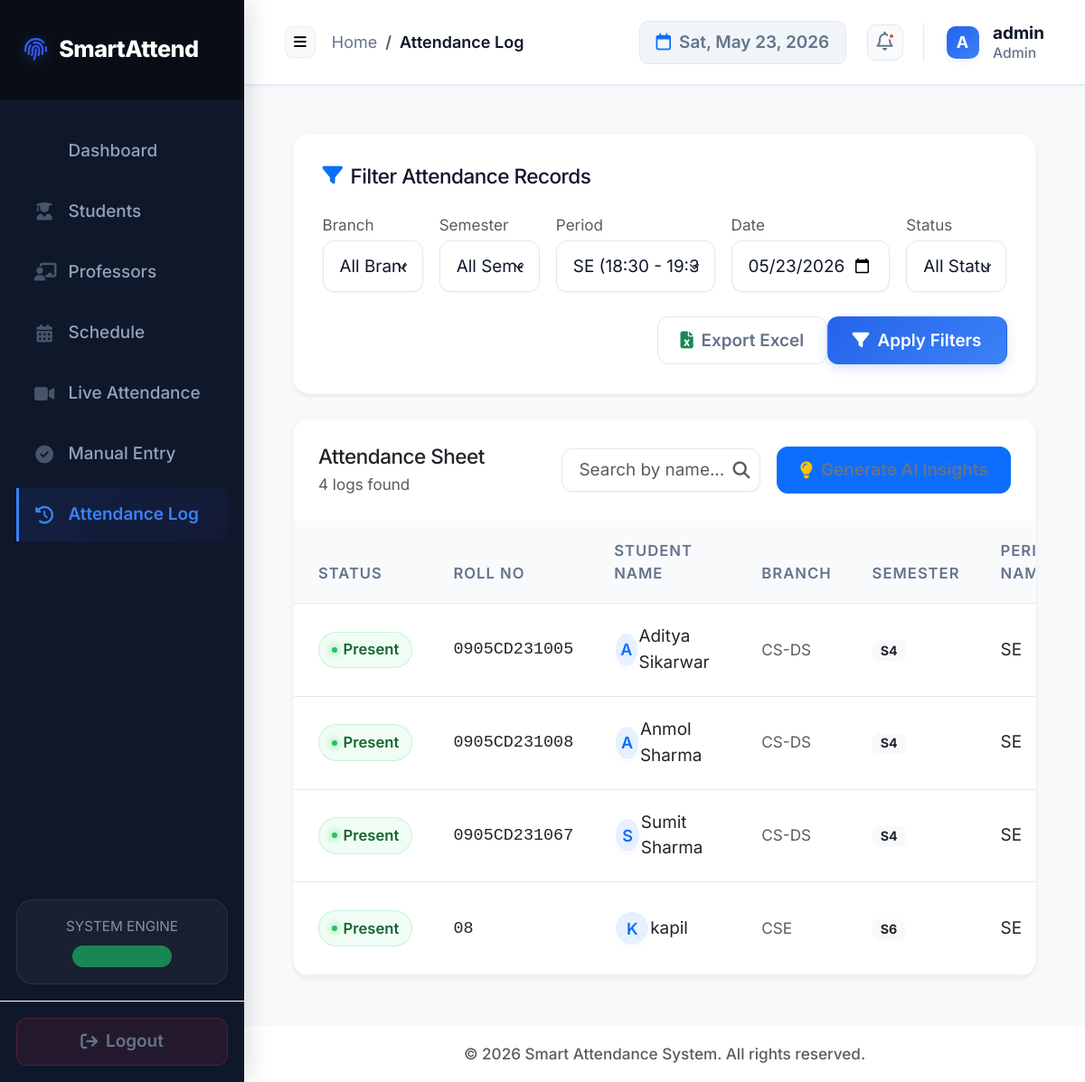
/log?period_id=1 (signed in), run on the app's committed database.
### tables this page shows
CREATE TABLE attendance_logs (
        log_id INTEGER PRIMARY KEY AUTOINCREMENT,
        student_roll_no TEXT NOT NULL,
        student_name TEXT,
        period_name TEXT NOT NULL,
        prof_name TEXT,
        timestamp DATETIME DEFAULT CURRENT_TIMESTAMP,
        FOREIGN KEY (student_roll_no) REFERENCES students (roll_no)
    );

CREATE TABLE students (
        roll_no TEXT PRIMARY KEY,
        name TEXT NOT NULL,
        branch TEXT,
        semester INTEGER,
        admission_year INTEGER,
        subject TEXT,
        face_encoding BLOB
    , gender TEXT, age INTEGER);

### app/attendance/routes.py (the view)
@attendance_bp.route('/log', methods=['GET'])
@login_required
@role_required(roles=['admin', 'professor'])
def view_attendance_log():
    filter_branch = request.args.get('branch')
    filter_semester = request.args.get('semester')
    filter_period_id = request.args.get('period_id')
    filter_date_str = request.args.get('date')
    filter_status = request.args.get('status', 'all')
    current_filters = {
        'branch': filter_branch,
        'semester': filter_semester,
        'period_id': filter_period_id,
        'date': filter_date_str,
        'status': filter_status
    }
    log_entries = get_attendance_data_for_display(current_filters)
    conn = get_db()
    available_branches = get_distinct_from_db('branch', 'students')
    available_semesters = get_distinct_from_db('semester', 'students')
    schedule_periods = conn.execute(
        "SELECT period_id, period_name, start_time, end_time FROM schedule ORDER BY period_name"
    ).fetchall()
    return render_template(
        'attendance/log.html',
        logs=log_entries,
        schedule_periods=schedule_periods,
        available_branches=available_branches,
        available_semesters=available_semesters,
        filters=current_filters
    )

### app/auth/routes.py (called while the page is built, shortened)
def login_required(f):
    @wraps(f)
    def decorated_function(*args, **kwargs):
        if 'logged_in' not in session or not session['logged_in']:
            flash('Please log in to access this page.', 'warning')
            return redirect(url_for('auth.login'))
        return f(*args, **kwargs)
    return decorated_function

def role_required(roles):
    def decorator(f):
        @wraps(f)
        def decorated_function(*args, **kwargs):
            if 'logged_in' not in session or not session['logged_in']:
                flash('Please log in to access this page.', 'warning')
                return redirect(url_for('auth.login'))
            return f(*args, **kwargs)
        return decorated_function
    return decorator

### app/extensions.py (called while the page is built)
def db_connect():
    conn = sqlite3.connect(config.DB_FILE, timeout=10)
    conn.row_factory = sqlite3.Row
    return conn

def get_db():
    db = getattr(g, '_database', None)
    if db is None:
        db = g._database = sqlite3.connect(config.DB_FILE, timeout=10)
        db.row_factory = sqlite3.Row
    return db

def close_connection(exception):
    db = getattr(g, '_database', None)
    if db is not None:
        db.close()

def get_distinct_from_db(column_name, table_name='students'):
    try:
        with db_connect() as conn:
            cursor = conn.cursor()
            if column_name in ['semester', 'admission_year']:
                query = f"SELECT DISTINCT {column_name} FROM {table_name} WHERE {column_name} IS NOT NULL ORDER BY CAST({column_name} AS INTEGER)"
            else:
                query = f"SELECT DISTINCT {column_name} FROM {table_name} WHERE {column_name} IS NOT NULL ORDER BY {column_name}"
            cursor.execute(query)
            return [item[0] for item in cursor.fetchall()]
    except sqlite3.OperationalError as e:
        print(f"DB Error fetching distinct {column_name} from {table_name}: {e}.")
        return []
    except Exception as e:
        print(f"Unexpected error fetching distinct {column_name} from {table_name}: {e}")
        return []

### app/templates/attendance/log.html (shortened to what this page needs)
{% extends "layout.html" %}
{% block breadcrumb %}Attendance Log{% endblock %}
{% block content %}
<div class="container-fluid px-0">
    <div class="saas-card mb-4 shadow-sm border border-light">
        <h4 class="h5 mb-4 font-weight-bold d-flex align-items-center">
            <i class="fas fa-filter text-primary me-2"></i> Filter Attendance Records
        </h4>
        <form method="GET" action="{{ url_for('attendance.view_attendance_log') }}">
            <div class="row g-3">
                <div class="col-md-6 col-lg-2.4 col-xl-2">
                    <label for="branch" class="form-label small font-weight-bold text-muted mb-1">Branch</label>
                    <select name="branch" id="branch" class="form-select saas-select">
                        <option value="all">All Branches</option>
                    </select>
                </div>
                <div class="col-md-6 col-lg-2.4 col-xl-2">
                    <label for="semester" class="form-label small font-weight-bold text-muted mb-1">Semester</label>
                    <select name="semester" id="semester" class="form-select saas-select">
                        <option value="all">All Semesters</option>
                    </select>
                </div>
                <div class="col-md-6 col-lg-2.4 col-xl-3">
                    <label for="period_id" class="form-label small font-weight-bold text-muted mb-1">Period</label>
                    <select name="period_id" id="period_id" class="form-select saas-select">
                        {% for p in schedule_periods %}
                            <option value="{{ p.period_id }}" {% if filters.period_id|string == p.period_id|string %}selected{% endif %}>{{ p.period_name }} ({{ p.start_time }} - {{ p.end_time }})</option>
                        {% endfor %}
                    </select>
                </div>
                <div class="col-md-6 col-lg-2.4 col-xl-3">
                    <label for="date" class="form-label small font-weight-bold text-muted mb-1">Date</label>
                    <input type="date" name="date" id="date" class="form-control saas-input" value="{{ filters.date }}">
                </div>
                <div class="col-md-6 col-lg-2.4 col-xl-2">
                    <label for="status" class="form-label small font-weight-bold text-muted mb-1">Status</label>
                    <select name="status" id="status" class="form-select saas-select">
                        <option value="all" {% if filters.status == 'all' %}selected{% endif %}>All Statuses</option>
                    </select>
                </div>
            </div>
            <div class="d-flex justify-content-end gap-2.5 mt-4">
                <a href="{{ url_for('attendance.export_attendance', branch=filters.branch, semester=filters.semester, period_id=filters.period_id, date=filters.date, status=filters.status) }}" class="btn btn-saas btn-saas-outline d-flex align-items-center gap-2">
                    <i class="fas fa-file-excel text-success"></i> Export Excel
                </a>
                <button type="submit" class="btn btn-saas btn-saas-primary glow-primary d-flex align-items-center gap-2 px-4">
                    <i class="fas fa-filter"></i> Apply Filters
                </button>
            </div>
        </form>
    </div>
    <div class="saas-card p-0 overflow-hidden shadow-sm border border-light" style="border-radius: 18px;">
        <div class="p-4 border-bottom border-light d-flex flex-wrap align-items-center justify-content-between gap-3 bg-white">
            <div>
                <h4 class="h5 mb-1 font-weight-bold text-dark">Attendance Sheet</h4>
                <span class="text-muted small font-weight-semibold">{{ logs|length }} logs found</span>
            </div>
            <div class="d-flex align-items-center gap-3">
                <div class="position-relative" style="width: 220px;">
                    <input type="text" id="logsSearchInput" class="form-control saas-input py-2 px-3" placeholder="Search by name..." style="font-size: 1.05rem;">
                    <i class="fas fa-search position-absolute text-muted" style="right: 12px; top: 50%; transform: translateY(-50%); font-size: 1.05rem;"></i>
                </div>
                <button id="generate-insights-btn" class="btn btn-saas btn-saas-outline d-flex align-items-center gap-2 text-primary border-primary bg-primary bg-opacity-5">
                    <i class="fas fa-lightbulb text-warning"></i> Generate AI Insights
                </button>
            </div>
        </div>
        <div class="table-responsive">
            <table class="table saas-table table-hover align-middle mb-0" id="logsTable">
                <thead>
                    <tr>
                        <th style="padding-left: 1.5rem;">Status</th>
                        <th>Roll No</th>
                        <th>Student Name</th>
                        <th>Branch</th>
                        <th>Semester</th>
                        <th>Period Name</th>
                    </tr>
                </thead>
                <tbody>
                    {% for log in logs %}
                    <tr class="log-row">
                        <td style="padding-left: 1.5rem;">
                            <span class="badge-pill {% if log.status == 'Present' %}badge-present{% else %}badge-absent{% endif %}">
                                <span class="status-indicator-dot"></span>
                                {{ log.status }}
                            </span>
                        </td>
                        <td class="font-monospace font-weight-bold text-dark" style="font-size: 1.025rem;">{{ log.student_roll_no }}</td>
                        <td>
                            <div class="d-flex align-items-center">
                                <div class="avatar-initials bg-primary bg-opacity-10 text-primary rounded-circle me-2.5 d-flex align-items-center justify-content-center" style="width: 40px; height: 40px; font-size: 1rem; font-weight: 600;">
                                    {{ log.student_name[0]|upper }}
                                </div>
                                <span class="font-weight-bold text-dark log-student-name">{{ log.student_name }}</span>
                            </div>
                        </td>
                        <td>
                             <span class="text-uppercase text-muted font-weight-bold" style="font-size: 0.95rem;">{{ log.student_branch if log.student_branch else 'N/A' }}</span>
                        </td>
                        <td>
                            <span class="badge bg-light text-dark px-2.5 py-1 font-weight-semibold">S{{ log.student_semester if log.student_semester else 'N/A' }}</span>
                        </td>
                        <td>
                            <span class="font-weight-semibold text-dark">{{ log.period_name }}</span>
                        </td>
                    </tr>
                    {% endfor %}
                </tbody>
            </table>
        </div>
    </div>
</div>
{% endblock %}

### static/style.css (style rules this page uses)
:root { --primary: #2563eb; --primary-light: #eff6ff; --primary-gradient: linear-gradient(135deg, #2563eb, #3b82f6); --accent: #4f46e5; --accent-light: #eef2ff; --accent-gradient: linear-gradient(135deg, #4f46e5, #6366f1); --dark: #0f172a; --bg-main: #f8fafc; --card-bg: #ffffff; --success: #22c55e; --success-light: #f0fdf4; --success-gradient: linear-gradient(135deg, #22c55e, #4ade80); --danger: #ef4444; --danger-light: #fef2f2; --danger-gradient: linear-gradient(135deg, #ef4444, #f87171); --warning: #eab308; --warning-light: #fefcbf; --text-primary: #0f172a; --text-secondary: #64748b; --border-color: #e2e8f0; --shadow-sm: 0 1px 2px 0 rgba(0, 0, 0, 0.05); --shadow-md: 0 4px 6px -1px rgba(0, 0, 0, 0.04), 0 2px 4px -2px rgba(0, 0, 0, 0.04); --shadow-lg: 0 10px 15px -3px rgba(15, 23, 42, 0.04), 0 4px 6px -4px rgba(15, 23, 42, 0.04); --shadow-premium: 0 20px 25px -5px rgba(15, 23, 42, 0.06), 0 10px 10px -5px rgba(15, 23, 42, 0.04); }
html { font-size: 18px; }
body { font-family: 'Inter', sans-serif; font-size: 1rem; background-color: var(--bg-main); color: var(--text-primary); overflow-x: hidden; }
small, .small { font-size: 0.95rem !important; }
.saas-card { background-color: var(--card-bg); border: 1px solid var(--border-color); border-radius: 18px; padding: 1.75rem; box-shadow: var(--shadow-md); transition: all 0.3s cubic-bezier(0.16, 1, 0.3, 1); position: relative; overflow: hidden; }
h1, h2, h3, h4, h5, h6 { font-weight: 600; color: var(--text-primary); letter-spacing: -0.5px; }
.saas-table { margin-bottom: 0; border-collapse: separate; border-spacing: 0; }
.saas-table th { background-color: #f8fafc; color: var(--text-secondary); font-weight: 600; text-transform: uppercase; font-size: 0.925rem; letter-spacing: 0.06em; padding: 1.1rem 1.25rem; border-bottom: 1px solid var(--border-color); position: sticky; top: 0; z-index: 10; }
.saas-table td { padding: 1.1rem 1.25rem; vertical-align: middle; color: var(--text-primary); border-bottom: 1px solid var(--border-color); font-size: 1.05rem; background-color: var(--card-bg); transition: background-color 0.2s ease; }
.saas-table tbody tr { transition: transform 0.2s ease, background-color 0.2s ease; }
.badge-pill { padding: 0.4em 0.85em; font-weight: 600; border-radius: 9999px; font-size: 0.925rem; display: inline-flex; align-items: center; gap: 0.35rem; border: 1px solid transparent; }
.status-indicator-dot { width: 6px; height: 6px; border-radius: 50%; display: inline-block; }
.badge-present { background-color: var(--success-light); color: #166534; border-color: rgba(34, 197, 94, 0.2); }
.badge-present .status-indicator-dot { background-color: var(--success); box-shadow: 0 0 8px var(--success); }
.saas-input, .saas-select { border: 1.5px solid var(--border-color); border-radius: 12px; padding: 0.75rem 1rem; font-size: 1.05rem; color: var(--text-primary); background-color: #ffffff; box-shadow: var(--shadow-sm); transition: all 0.2s ease-in-out; }
.glow-primary { box-shadow: 0 4px 14px 0 rgba(37, 99, 235, 0.25); }
.btn-saas { border-radius: 12px; padding: 0.625rem 1.35rem; font-weight: 600; font-size: 1.05rem; transition: all 0.25s cubic-bezier(0.16, 1, 0.3, 1); display: inline-flex; align-items: center; justify-content: center; gap: 0.5rem; border: 1px solid transparent; }
.btn-saas-primary { background: var(--primary-gradient); color: white !important; box-shadow: 0 4px 12px rgba(37, 99, 235, 0.2); }
.btn-saas-outline { background-color: transparent; color: var(--text-secondary) !important; border-color: var(--border-color); }
.avatar-initials { border: 2px solid white; box-shadow: var(--shadow-sm); transition: transform 0.2s ease; }

### data on the page
attendance_logs: student_roll_no "0905CD231005", student_name "A", student_name "Aditya Sikarwar", period_name "SE"
students: branch "CS-DS"
attendance_logs: student_roll_no "0905CD231008", student_name "A", student_name "Anmol Sharma", period_name "SE"
students: branch "CS-DS"
attendance_logs: student_roll_no "0905CD231067", student_name "S", student_name "Sumit Sharma", period_name "SE"
students: branch "CS-DS"
attendance_logs: student_roll_no "08", student_name "K", student_name "kapil", period_name "SE"
students: branch "CSE"

### other printed values
{{ session.username[0]|upper if session.username else 'A' }} "A"
{{ session.username }} "admin"
{{ session.role }} "Admin"
{{ logs|length }} "4"
{{ log.status }} "Present" "Present" "Present" "Present"
{{ log.student_semester if log.student_semester else 'N/A' }} "4" "4" "4" "6"
{{ now.year if now is defined else 2026 }} "2026"
form field period_id "SE (18:30 - 19:30)"
